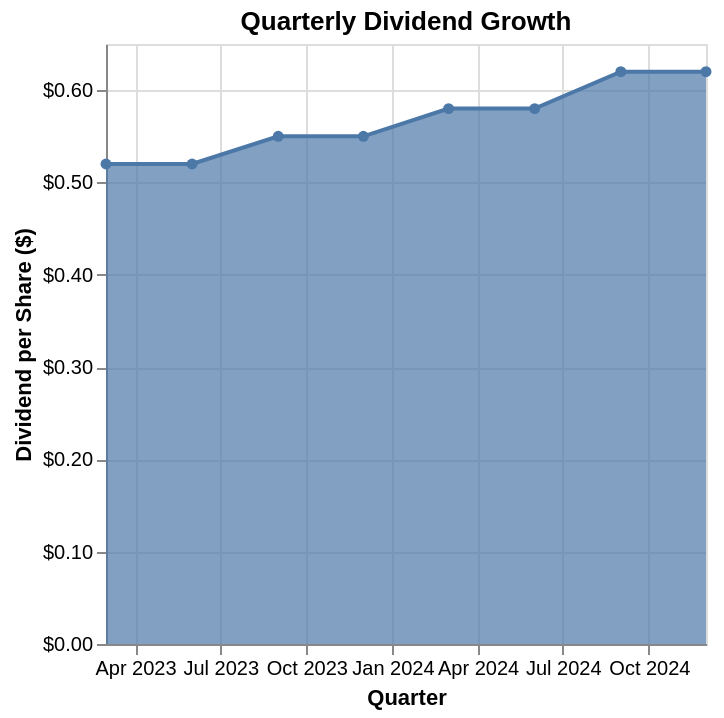

Write a Vega-Lite specification for this figure.
### Vega-Lite specification from a JSON file in a GitHub repository (floating-point values rounded to 4 significant figures)
{"$schema": "https://vega.github.io/schema/vega-lite/v5.json", "description": "Dividend payment timeline", "data": {"values": [{"date": "2023-03", "dividend": 0.52}, {"date": "2023-06", "dividend": 0.52}, {"date": "2023-09", "dividend": 0.55}, {"date": "2023-12", "dividend": 0.55}, {"date": "2024-03", "dividend": 0.58}, {"date": "2024-06", "dividend": 0.58}, {"date": "2024-09", "dividend": 0.62}, {"date": "2024-12", "dividend": 0.62}]}, "mark": {"type": "area", "line": true, "point": true}, "encoding": {"x": {"field": "date", "type": "temporal", "axis": {"title": "Quarter", "format": "%b %Y"}}, "y": {"field": "dividend", "type": "quantitative", "axis": {"title": "Dividend per Share ($)", "format": "$.2f"}}, "tooltip": [{"field": "date", "type": "temporal", "format": "%B %Y"}, {"field": "dividend", "type": "quantitative", "format": "$.2f", "title": "Dividend"}]}, "title": "Quarterly Dividend Growth"}
